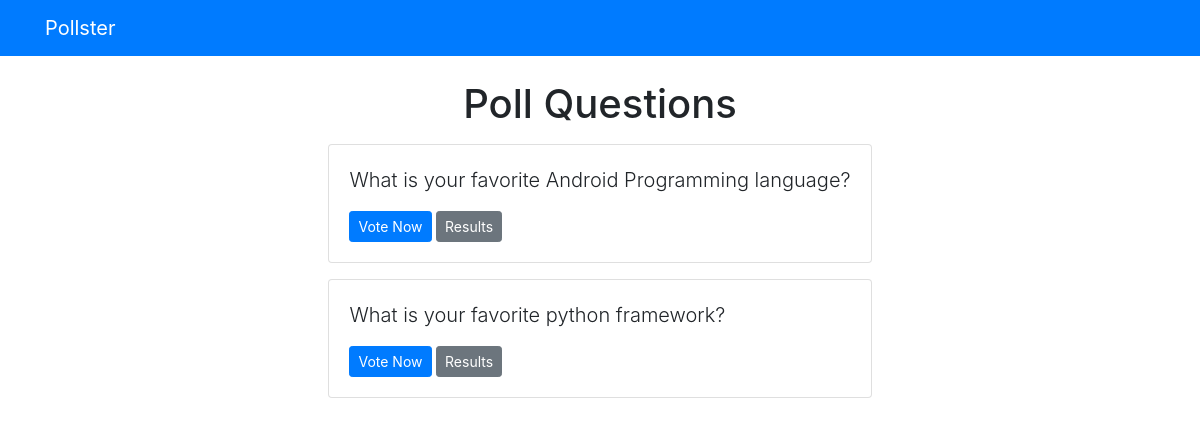
Screenshot of /polls/ with the database file from the repository.
### polls/models.py (models this page shows)
class Question(models.Model):
    question_text = models.CharField(max_length=200)
    pub_date = models.DateTimeField('date published')

### polls/views.py (the view)
# urls.py: path("", views.index, name="index"),
def index(request):
    latest_question_list = Question.objects.order_by("-pub_date")[:5]
    context = {"latest_question_list": latest_question_list}
    return render(request, "polls/index.html", context)

### templates/polls/index.html
{% extends "base.html" %}
{% block content %}
    <h1 class="text-center mb-3">Poll Questions</h1>
    {% if  latest_question_list %}
        {% for question in latest_question_list %}
            <div class="card mb-3">
                <div class="card-body">
                    <p class="lead">
                      {{ question.question_text }}
                    </p>
                    <a href="{% url 'polls:detail' question.id %}" class="btn btn-primary btn-sm">Vote Now</a>
                    <a href="{% url 'polls:results' question.id %}" class = "btn btn-secondary btn-sm">Results</a>
                </div>
            </div>
        {% endfor %}
    {% else %}
        <p>No polls available</p>
    {% endif %}
{% endblock %}

### rows the page displays
Question: question_text "What is your favorite Android Programming language?"
Question: question_text "What is your favorite python framework?"
